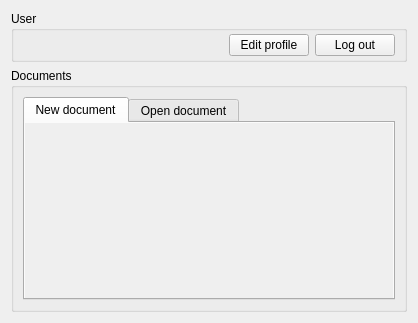
<?xml version="1.0" encoding="UTF-8"?>
<ui version="4.0">
 <class>GUI_Menu</class>
 <widget class="QWidget" name="GUI_Menu">
  <property name="geometry">
   <rect>
    <x>0</x>
    <y>0</y>
    <width>418</width>
    <height>323</height>
   </rect>
  </property>
  <property name="windowTitle">
   <string>Form</string>
  </property>
  <layout class="QGridLayout" name="gridLayout">
   <item row="0" column="0">
    <widget class="QGroupBox" name="userGroupBox">
     <property name="title">
      <string>User</string>
     </property>
     <layout class="QHBoxLayout" name="horizontalLayout">
      <property name="topMargin">
       <number>3</number>
      </property>
      <property name="bottomMargin">
       <number>3</number>
      </property>
      <item>
       <widget class="QLabel" name="iconLabel">
        <property name="sizePolicy">
         <sizepolicy hsizetype="Fixed" vsizetype="Fixed">
          <horstretch>0</horstretch>
          <verstretch>0</verstretch>
         </sizepolicy>
        </property>
        <property name="maximumSize">
         <size>
          <width>50</width>
          <height>50</height>
         </size>
        </property>
        <property name="text">
         <string/>
        </property>
        <property name="pixmap">
         <pixmap>:/icon/Mew.png</pixmap>
        </property>
        <property name="scaledContents">
         <bool>true</bool>
        </property>
       </widget>
      </item>
      <item>
       <widget class="QLabel" name="nicknameLabel">
        <property name="text">
         <string>&lt;nickname&gt;</string>
        </property>
        <property name="alignment">
         <set>Qt::AlignCenter</set>
        </property>
       </widget>
      </item>
      <item>
       <spacer name="horizontalSpacer">
        <property name="orientation">
         <enum>Qt::Horizontal</enum>
        </property>
        <property name="sizeHint" stdset="0">
         <size>
          <width>174</width>
          <height>20</height>
         </size>
        </property>
       </spacer>
      </item>
      <item>
       <widget class="QPushButton" name="editPushButton">
        <property name="text">
         <string>Edit profile</string>
        </property>
       </widget>
      </item>
      <item>
       <widget class="QPushButton" name="logoutPushButton">
        <property name="text">
         <string>Log out</string>
        </property>
       </widget>
      </item>
     </layout>
    </widget>
   </item>
   <item row="1" column="0">
    <widget class="QGroupBox" name="documentGroupBox">
     <property name="title">
      <string>Documents</string>
     </property>
     <layout class="QVBoxLayout" name="verticalLayout" stretch="0">
      <item>
       <widget class="QTabWidget" name="tabWidget">
        <property name="currentIndex">
         <number>0</number>
        </property>
        <widget class="QWidget" name="newdocTab">
         <property name="sizePolicy">
          <sizepolicy hsizetype="Expanding" vsizetype="Expanding">
           <horstretch>0</horstretch>
           <verstretch>0</verstretch>
          </sizepolicy>
         </property>
         <property name="accessibleName">
          <string/>
         </property>
         <property name="autoFillBackground">
          <bool>true</bool>
         </property>
         <attribute name="title">
          <string>New document</string>
         </attribute>
        </widget>
        <widget class="QWidget" name="opendocTab">
         <property name="sizePolicy">
          <sizepolicy hsizetype="Expanding" vsizetype="Expanding">
           <horstretch>0</horstretch>
           <verstretch>0</verstretch>
          </sizepolicy>
         </property>
         <property name="autoFillBackground">
          <bool>true</bool>
         </property>
         <attribute name="title">
          <string>Open document</string>
         </attribute>
        </widget>
       </widget>
      </item>
     </layout>
    </widget>
   </item>
  </layout>
 </widget>
 <resources/>
 <connections/>
</ui>
